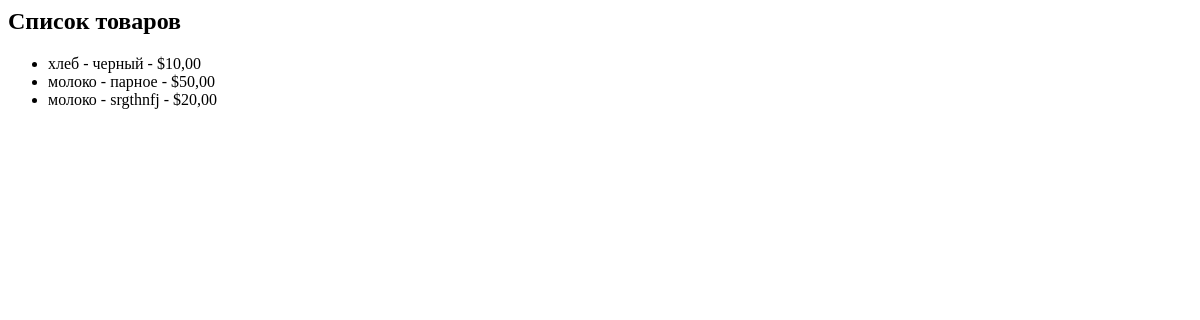
/dz5app/products/, run on an earlier commit of the app's database.
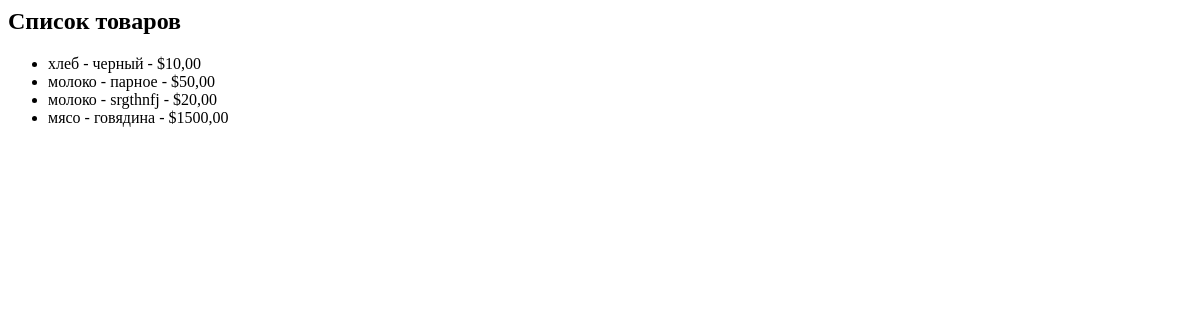
And on a later commit of the database.
### dz5app/models.py (models this page shows, shortened)
class Product(models.Model):
    id = models.AutoField(primary_key=True)
    product = models.CharField(max_length=128)
    description = models.TextField()
    price = models.DecimalField(max_digits=10, decimal_places=2)
    quantity = models.IntegerField()
    date_added = models.DateTimeField(auto_now_add=True)
    photo = models.ImageField(upload_to='media/')

### dz5app/views.py (the view)
# urls.py: path('products/', views.product_list, name='products'),
def product_list(request):
    products = Product.objects.all()
    return render(request, 'products.html', {'products': products})

### templates/products.html
{% block content %}
<h2>Список товаров</h2>
<ul>
    {% for product in products %}
    <li>{{ product.product }} - {{ product.description }} - ${{ product.price }}</li>
    {% endfor %}
</ul>
{% endblock %}

What changed in the data, as far as the page shows it:
added Product: product "мясо", description "говядина", price "1500,00"
